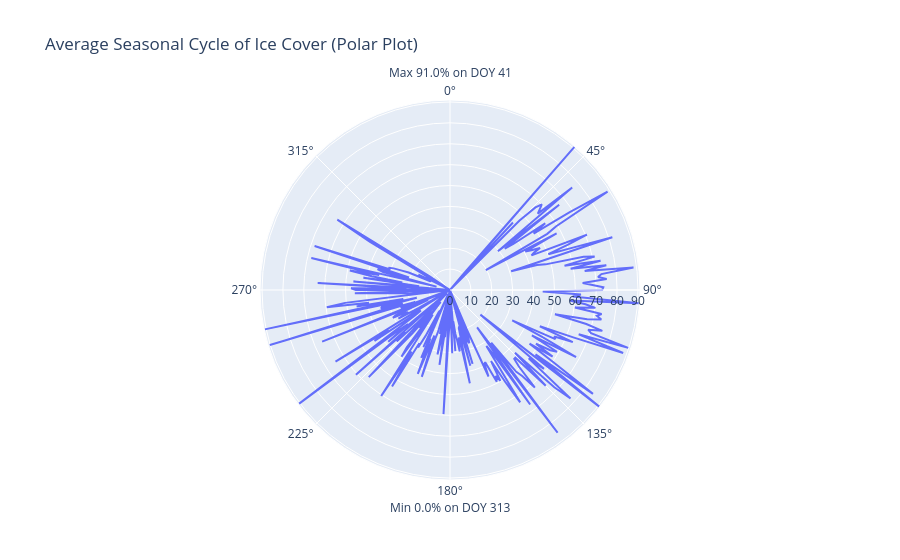

Notebook cell for this chart:
### Code cell
# %% [code]
# 3. Polar Seasonal Cycle (Average Ice % by Day-of-Year)
doy_avg = df.groupby('doy')['ice_pct'].mean().reset_index()
fig = px.line_polar(
    doy_avg, r=doy_avg['ice_pct']*100, theta='doy', line_close=True,
    labels={'r':'Ice Cover (%)','theta':'Day of Year'},
    title='Average Seasonal Cycle of Ice Cover (Polar Plot)'
)
# annotate peak and trough
peak = doy_avg.loc[doy_avg['ice_pct'].idxmax()]
trough = doy_avg.loc[doy_avg['ice_pct'].idxmin()]
fig.add_annotation(
    text=f"Max {peak.ice_pct*100:.1f}% on DOY {int(peak.doy)}",
    xref='paper', yref='paper', x=0.5, y=1.1, showarrow=False
)
fig.add_annotation(
    text=f"Min {trough.ice_pct*100:.1f}% on DOY {int(trough.doy)}",
    xref='paper', yref='paper', x=0.5, y=-0.1, showarrow=False
)
fig.show()

### Figure 1 — Plotly figure (JSON) as saved in the notebook; plotly's stock layout.template omitted (floating-point values rounded to 4 significant figures; data arrays with more than 128 entries replaced by an {"elided": "..."} marker saying what was removed)
{"data": [{"hovertemplate": "Ice Cover (%)=%{r}<br>doy=%{theta}<extra></extra>", "legendgroup": "", "line": {"color": "#636efa", "dash": "solid"}, "marker": {"symbol": "circle"}, "mode": "lines", "name": "", "r": {"elided": "265 float values"}, "showlegend": false, "subplot": "polar", "theta": {"elided": "265 int values"}, "type": "scatterpolar"}], "layout": {"annotations": [{"showarrow": false, "text": "Max 91.0% on DOY 41", "x": 0.5, "xref": "paper", "y": 1.1, "yref": "paper"}, {"showarrow": false, "text": "Min 0.0% on DOY 313", "x": 0.5, "xref": "paper", "y": -0.1, "yref": "paper"}], "legend": {"tracegroupgap": 0}, "polar": {"angularaxis": {"direction": "clockwise", "rotation": 90}, "domain": {"x": [0, 1], "y": [0, 1]}}, "title": {"text": "Average Seasonal Cycle of Ice Cover (Polar Plot)"}}}
